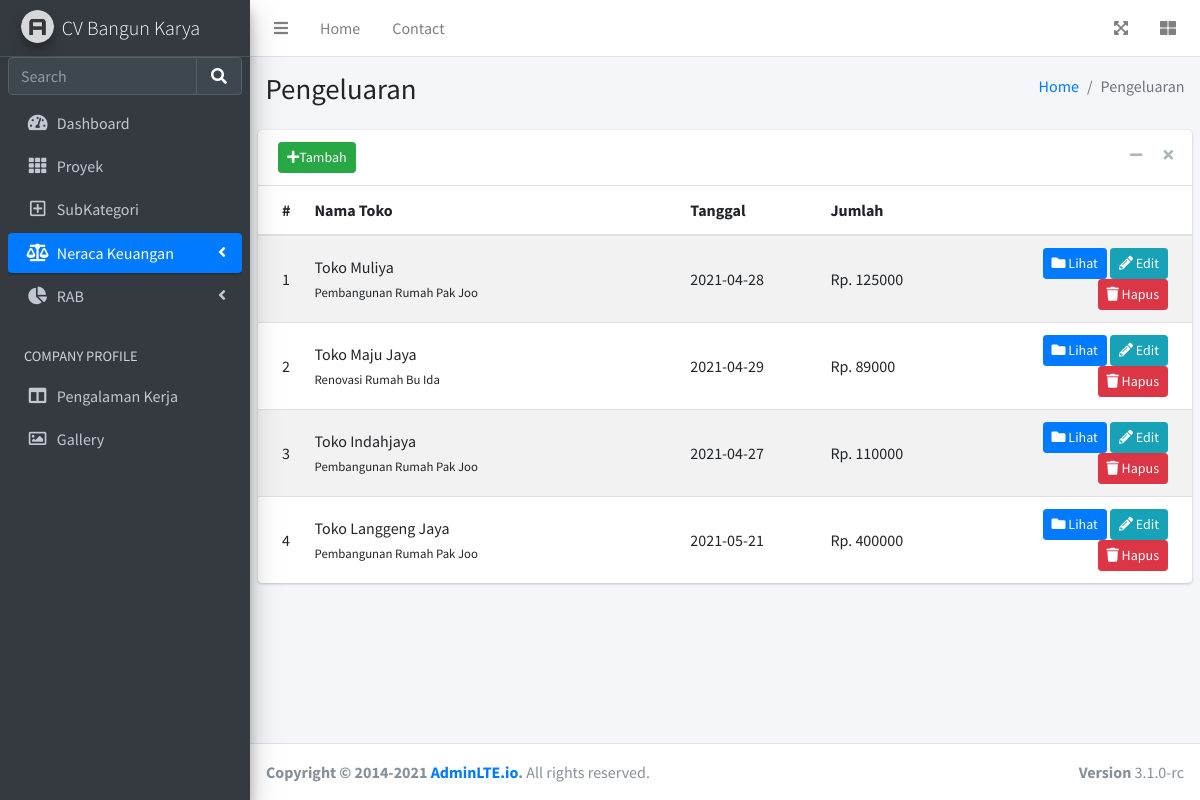
/pengeluaran, run on an earlier commit of the app's database.
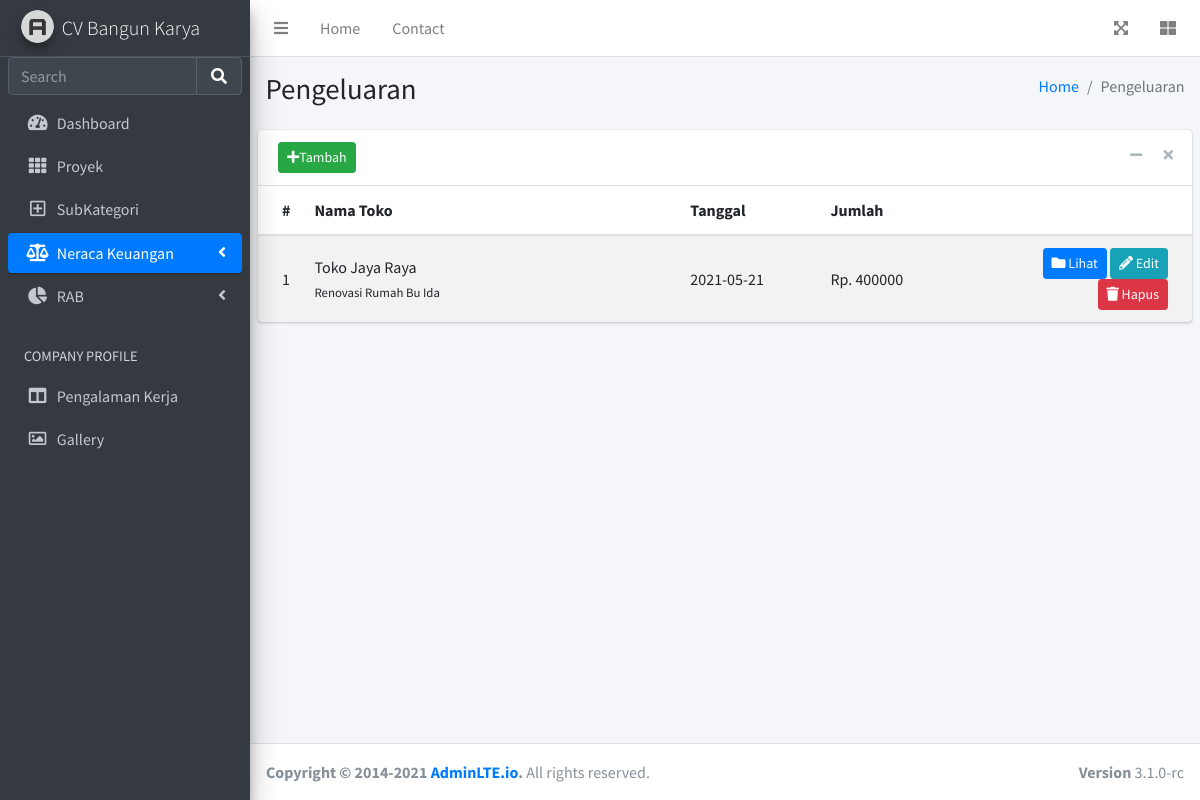
And on a later commit of the database.
### app.py (models this page shows)
class Pengeluaran(db.Model):
    id = db.Column(db.Integer, primary_key=True)
    nama_proyek = db.Column(db.String(100), nullable=False)
    nama_toko = db.Column(db.String(100), nullable=True)
    tanggal = db.Column(db.String(20), nullable=False)
    subkategori = db.Column(db.String(100), nullable=False)
    deskripsi = db.Column(db.String(100), nullable=False)
    jumlah = db.Column(db.String(50), nullable=False)
    bukti = db.Column(db.String(200), nullable=True)
    date_created = db.Column(db.DateTime, default=datetime.utcnow)

### app.py (the view)
@app.route('/pengeluaran', methods=['POST', 'GET'])
def pengeluaran():
    if request.method == 'POST':
        try:
            sub = SubkategoriNeraca.query.filter_by(kategori='Pengeluaran').all()
            proyek = Proyek.query.all()
            f = request.files['bukti']
            f.save(os.path.join(app.config['UPLOAD_PATH'], f.filename))
            Current_Date = datetime.now().strftime("%d-%b-%Y_%H.%M")
            nama = r'Pengeluaran_'+ str(Current_Date) +'.png'
            os.rename(app.config['UPLOAD_PATH'] + f.filename, app.config['UPLOAD_PATH'] + nama)
            nama = r'media/'+ nama
            nilai = coba(2)
            jum = nilai[0]
            tgl = nilai[1]
            desk = nilai[2]
            flash('Foto Bukti Berhasil Discan', 'bg-success')
            return render_template('/pengeluaran/pengeluaran_add.html', subkategori = sub, proyeks = proyek, tgl = tgl, desk = desk, jumlah = jum, bukti = nama)
        except:
            flash('Foto Bukti Gagal Discan', 'bg-danger')
            return redirect('/pengeluaran')
    else:
        pengeluaran = Pengeluaran.query.all()
        return render_template('pengeluaran/pengeluaran.html', pengeluarans = pengeluaran)

### templates/pengeluaran/pengeluaran.html (shortened to what this page needs)
{% extends 'base.html' %}
{% block status_neraca %} active {% endblock %}
{% block body %}
  <div class="content-wrapper">
    <section class="content-header">
      <div class="container-fluid">
        <div class="row mb-2">
          <div class="col-sm-6">
            <h1>Pengeluaran</h1>
          </div>
          <div class="col-sm-6">
            <ol class="breadcrumb float-sm-right">
              <li class="breadcrumb-item"><a href="/">Home</a></li>
              <li class="breadcrumb-item active">Pengeluaran</li>
            </ol>
          </div>
        </div>
      </div>
    </section>
    <section class="content">
      <div class="card">
        <div class="card-header">
          <button type="button" class="btn btn-success btn-sm" data-toggle="modal" data-target="#modal-default">
            <i class="fas fa-plus"></i>Tambah
          </button>
          <div class="card-tools">
            <button type="button" class="btn btn-tool" data-card-widget="collapse" title="Collapse">
              <i class="fas fa-minus"></i>
            </button>
            <button type="button" class="btn btn-tool" data-card-widget="remove" title="Remove">
              <i class="fas fa-times"></i>
            </button>
          </div>
        </div>
        <div class="card-body p-0">
          <table class="table table-striped projects">
              <thead>
                  <tr>
                      <th style="width: 2%">
                          #
                      </th>
                      <th>
                          Nama Toko
                      </th>
                      <th style="width: 15%">
                          Tanggal
                      </th>
                      <th style="width: 15%">
                          Jumlah
                      </th>
                      <th style="width: 25%">
                      </th>
                  </tr>
              </thead>
              <tbody>
                {% for pengeluaran in pengeluarans %}
                  <tr>
                      <td>
                          {{ pengeluaran.id }}
                      </td>
                      <td>
                          <a>
                              {{ pengeluaran.nama_toko }}
                          </a>
                          <br/>
                          <small>
                              {{ pengeluaran.nama_proyek }}
                          </small>
                      </td>
                      <td>
                          {{ pengeluaran.tanggal }}
                      </td>
                      <td>
                          Rp. {{ pengeluaran.jumlah }}
                      </td>
                      <td class="project-actions text-right">
                          <a class="btn btn-primary btn-sm" href="/pengeluaran/{{ pengeluaran.id }}">
                              <i class="fas fa-folder">
                              </i>
                              Lihat
                          </a>
                          <a class="btn btn-info btn-sm" href="/pengeluaran/edit/{{ pengeluaran.id }}">
                              <i class="fas fa-pencil-alt">
                              </i>
                              Edit
                          </a>
                          <a class="btn btn-danger btn-sm" href="/pengeluaran/delete/{{ pengeluaran.id }}">
                              <i class="fas fa-trash">
                              </i>
                              Hapus
                          </a>
                      </td>
                  </tr>
                {% endfor %}
              </tbody>
          </table>
        </div>
      </div>
    </section>
  </div>
{% endblock %}

### templates/base.html (shortened to what this page needs)
<!DOCTYPE html>
<html lang="en">
<head>
    <link rel="stylesheet" href="{{url_for('static', filename='plugins/fontawesome-free/css/all.min.css')}}">
    <link rel="stylesheet" href="https://code.ionicframework.com/ionicons/2.0.1/css/ionicons.min.css">
    <link rel="stylesheet" href="{{url_for('static', filename='dist/css/adminlte.min.css')}}">
    <link rel="stylesheet" href="{{url_for('static', filename='plugins/select2/css/select2.min.css')}}">
    <link rel="stylesheet" href="{{url_for('static', filename='plugins/select2-bootstrap4-theme/select2-bootstrap4.min.css')}}">
</head>
<body class="hold-transition sidebar-mini">
    <div class="wrapper">
      <nav class="main-header navbar navbar-expand navbar-white navbar-light">
        <ul class="navbar-nav">
          <li class="nav-item">
            <a class="nav-link" data-widget="pushmenu" href="#" role="button"><i class="fas fa-bars"></i></a>
          </li>
          <li class="nav-item d-none d-sm-inline-block">
            <a href="/" class="nav-link">Home</a>
          </li>
          <li class="nav-item d-none d-sm-inline-block">
            <a href="#" class="nav-link">Contact</a>
          </li>
        </ul>
        <ul class="navbar-nav ml-auto">
          <li class="nav-item">
            <a class="nav-link" data-widget="fullscreen" href="#" role="button">
              <i class="fas fa-expand-arrows-alt"></i>
            </a>
          </li>
          <li class="nav-item">
            <a class="nav-link" data-widget="control-sidebar" data-slide="true" href="#" role="button">
              <i class="fas fa-th-large"></i>
            </a>
          </li>
        </ul>
      </nav>
      <aside class="main-sidebar sidebar-dark-primary elevation-4">
        <a href="/" class="brand-link">
          <img src="{{url_for('static', filename='dist/img/AdminLTELogo.png')}}" alt="Logo" class="brand-image img-circle elevation-3" style="opacity: .8">
          <span class="brand-text font-weight-light">CV Bangun Karya</span>
        </a>
        <div class="sidebar">
          <div class="form-inline">
            <div class="input-group" data-widget="sidebar-search">
              <input class="form-control form-control-sidebar" type="search" placeholder="Search" aria-label="Search">
              <div class="input-group-append">
                <button class="btn btn-sidebar">
                  <i class="fas fa-search fa-fw"></i>
                </button>
              </div>
            </div>
          </div>
          <nav class="mt-2">
            <ul class="nav nav-pills nav-sidebar flex-column" data-widget="treeview" role="menu" data-accordion="false">
              <li class="nav-item">
                <a href="/" class="nav-link {% block status_dash %}{% endblock %}">
                  <i class="nav-icon fas fa-tachometer-alt"></i>
                  <p>
                    Dashboard
                  </p>
                </a>
              </li>
              <li class="nav-item">
                <a href="/proyek" class="nav-link {% block status_proyek %}{% endblock %}">
                  <i class="nav-icon fas fa-th"></i>
                  <p>
                    Proyek
                  </p>
                </a>
              </li>
              <li class="nav-item">
                <a href="/subkategori" class="nav-link{% block status_sub %}{% endblock %}">
                <i class="nav-icon far fa-plus-square"></i>
                  <p>
                    SubKategori
                  </p>
                </a>
              </li>
              <li class="nav-item">
                <a href="#" class="nav-link {% block status_neraca%}{% endblock %}">
                  <i class="nav-icon fas fa-balance-scale"></i>
                  <p>
                    Neraca Keuangan
                    <i class="fas fa-angle-left right"></i>
                  </p>
                </a>
              </li>
              <li class="nav-item">
                <a href="#" class="nav-link {% block status_rab%}{% endblock %}">
                  <i class="nav-icon fas fa-chart-pie"></i>
                  <p>
                    RAB
                    <i class="right fas fa-angle-left"></i>
                  </p>
                </a>
              </li>
              <li class="nav-header">COMPANY PROFILE</li>
              <li class="nav-item">
                <a href="pages/calendar.html" class="nav-link">
                  <i class="nav-icon fas fa-columns"></i>
                  <p>
                    Pengalaman Kerja
                  </p>
                </a>
              </li>
              <li class="nav-item">
                <a href="pages/gallery.html" class="nav-link">
                  <i class="nav-icon far fa-image"></i>
                  <p>
                    Gallery
                  </p>
                </a>
              </li>
            </ul>
          </nav>
        </div>
      </aside>
      {% block body %} {% endblock %}
      <footer class="main-footer">
        <strong>Copyright &copy; 2014-2021 <a href="https://adminlte.io">AdminLTE.io</a>.</strong>
        All rights reserved.
        <div class="float-right d-none d-sm-inline-block">
          <b>Version</b> 3.1.0-rc
        </div>
      </footer>
    </div>
</body>
</html>

What changed in the data, as far as the page shows it:
removed Pengeluaran: id "2", nama_toko "Toko Maju Jaya", nama_proyek "Renovasi Rumah Bu Ida", tanggal "2021-04-29", jumlah "89000"
removed Pengeluaran: id "3", nama_toko "Toko Indahjaya", nama_proyek "Pembangunan Rumah Pak Joo", tanggal "2021-04-27", jumlah "110000"
removed Pengeluaran: id "4", nama_toko "Toko Langgeng Jaya", nama_proyek "Pembangunan Rumah Pak Joo", tanggal "2021-05-21", jumlah "400000"
changed Pengeluaran id 1: nama_toko "Toko Muliya" → "Toko Jaya Raya"; nama_proyek "Pembangunan Rumah Pak Joo" → "Renovasi Rumah Bu Ida"; tanggal "2021-04-28" → "2021-05-21"; jumlah "125000" → "400000"
